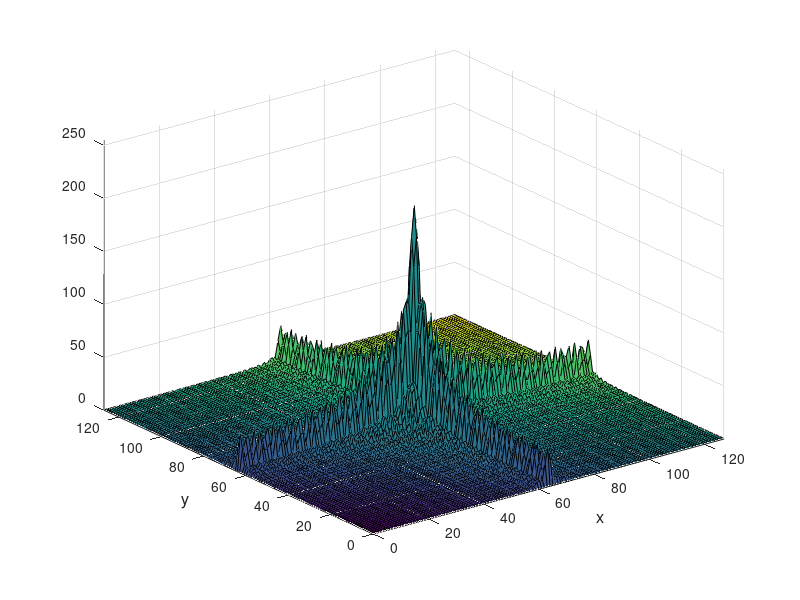

This figure's MATLAB source:
%--------------------------------------------------------------------------
function slon2

close all;
clear all;

N = 128;
MaxGrayValue = 255;
in_t  = 'double';
out_t = 'double';

x = 0:N-1;
y = 0:N-1;

[xx,yy] = meshgrid(x,y);
Z = cast(xx+yy+1,out_t);

colorSlice = (0:MaxGrayValue)/MaxGrayValue;
colorMap = [colorSlice; colorSlice; colorSlice]';
colorMap(1,:) = [0 0 1];
colorMap(255,:) = [1 0 1];

%hFig = figure('Colormap',colorMap);
hFig = figure;
hAxes = axes('Parent',hFig,'ZLim',[0 MaxGrayValue]);
h3D = surf(hAxes,xx,yy,Z,'CDataMapping','scaled','VertexNormals',[]);
set(hAxes,'XLim',[0 N-1],'YLim',[0 N-1],'ZLim',[0 MaxGrayValue],'CLim',[0 MaxGrayValue]);
%colorbar
xlabel(hAxes,'x','FontSize',12);
ylabel(hAxes,'y','FontSize',12);
%get(h3D)


K = 100;

totalTime = 0;
for k = 1:K
    Zin = testGen(N,k,255,in_t);
    startTime = tic;
    Zout = abs(fftshift(fft2(Zin))/N^2);
    Zout = log2(1 + Zout)*32;
    %Zout = Zin;
    set(h3D,'ZData',Zout); drawnow;
    totalTime = totalTime + toc(startTime);
    Z = Z+1;
    Z(Z > 255) = 255;
end
timeGraph3D = totalTime/K;
fprintf(1,'timeGraph3D:  %10.1f ms\n',timeGraph3D*1e3);

%get(hAxes)

end

%--------------------------------------------------------------------------
function [out] = testGen(frameSize,frameNum,A,type)
    out = zeros(frameSize,frameSize,type);
    fSize2 = frameSize/2;
    sideLen2 = rem(frameNum,fSize2) + 1;
    offset = fSize2 - sideLen2;
    startIdx = 1 + offset;
    endIdx   = startIdx + 2*sideLen2 - 1;
    out(startIdx:endIdx,startIdx:endIdx) = A;
end

% <SLON> rxMathFFT2 = abs(fftshift(fft2(single(rxMathFrame(1:256,1:256))))/256^2);
